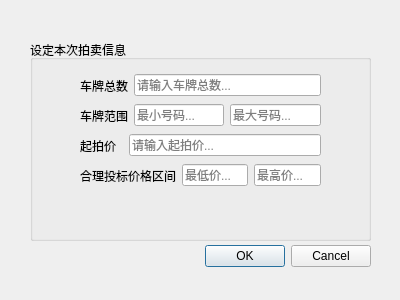
<?xml version="1.0" encoding="UTF-8"?>
<ui version="4.0">
 <class>openauctiondialog</class>
 <widget class="QDialog" name="openauctiondialog">
  <property name="geometry">
   <rect>
    <x>0</x>
    <y>0</y>
    <width>400</width>
    <height>300</height>
   </rect>
  </property>
  <property name="windowTitle">
   <string>Dialog</string>
  </property>
  <widget class="QDialogButtonBox" name="openbuttonbox">
   <property name="geometry">
    <rect>
     <x>30</x>
     <y>240</y>
     <width>341</width>
     <height>32</height>
    </rect>
   </property>
   <property name="orientation">
    <enum>Qt::Horizontal</enum>
   </property>
   <property name="standardButtons">
    <set>QDialogButtonBox::Cancel|QDialogButtonBox::Ok</set>
   </property>
  </widget>
  <widget class="QGroupBox" name="open_groupbox">
   <property name="geometry">
    <rect>
     <x>30</x>
     <y>40</y>
     <width>341</width>
     <height>201</height>
    </rect>
   </property>
   <property name="title">
    <string>设定本次拍卖信息</string>
   </property>
   <widget class="QWidget" name="horizontalLayoutWidget_3">
    <property name="geometry">
     <rect>
      <x>50</x>
      <y>30</y>
      <width>241</width>
      <height>31</height>
     </rect>
    </property>
    <layout class="QHBoxLayout" name="usernamehl">
     <item>
      <widget class="QLabel" name="num_label">
       <property name="styleSheet">
        <string notr="true">QPushButton{
background-color: rgb(179, 214, 230);
color: white;
border:2px solid #000000;
padding: 16px 32px;
text-align: center;
font-size: 16px;
margin:4px 2px;
border-radius: 12px;
hover{color: black};
hover{background-color: white};
hover{border: 2px solid #000000}
}</string>
       </property>
       <property name="text">
        <string>车牌总数</string>
       </property>
      </widget>
     </item>
     <item>
      <widget class="QLineEdit" name="num_text">
       <property name="toolTip">
        <string/>
       </property>
       <property name="whatsThis">
        <string>id</string>
       </property>
       <property name="inputMethodHints">
        <set>Qt::ImhDigitsOnly</set>
       </property>
       <property name="inputMask">
        <string comment="*"/>
       </property>
       <property name="text">
        <string extracomment="请输入用户id"/>
       </property>
       <property name="maxLength">
        <number>100000</number>
       </property>
       <property name="placeholderText">
        <string>请输入车牌总数...</string>
       </property>
      </widget>
     </item>
    </layout>
   </widget>
   <widget class="QWidget" name="horizontalLayoutWidget_2">
    <property name="geometry">
     <rect>
      <x>50</x>
      <y>60</y>
      <width>241</width>
      <height>31</height>
     </rect>
    </property>
    <layout class="QHBoxLayout" name="userkeyhl">
     <item>
      <widget class="QLabel" name="num_range_label">
       <property name="text">
        <string>车牌范围</string>
       </property>
      </widget>
     </item>
     <item>
      <widget class="QLineEdit" name="num_range_l_text">
       <property name="placeholderText">
        <string>最小号码...</string>
       </property>
      </widget>
     </item>
     <item>
      <widget class="QLineEdit" name="num_range_h_text">
       <property name="placeholderText">
        <string>最大号码...</string>
       </property>
      </widget>
     </item>
    </layout>
   </widget>
   <widget class="QWidget" name="horizontalLayoutWidget_4">
    <property name="geometry">
     <rect>
      <x>50</x>
      <y>90</y>
      <width>241</width>
      <height>31</height>
     </rect>
    </property>
    <layout class="QHBoxLayout" name="userkeyhl_2">
     <item>
      <widget class="QLabel" name="floor_price_label">
       <property name="text">
        <string>起拍价  </string>
       </property>
      </widget>
     </item>
     <item>
      <widget class="QLineEdit" name="floor_price_text">
       <property name="placeholderText">
        <string>请输入起拍价...</string>
       </property>
      </widget>
     </item>
    </layout>
   </widget>
   <widget class="QWidget" name="horizontalLayoutWidget_5">
    <property name="geometry">
     <rect>
      <x>50</x>
      <y>120</y>
      <width>241</width>
      <height>31</height>
     </rect>
    </property>
    <layout class="QHBoxLayout" name="userkeyhl_3">
     <item>
      <widget class="QLabel" name="reasonable_price_label">
       <property name="text">
        <string>合理投标价格区间</string>
       </property>
      </widget>
     </item>
     <item>
      <widget class="QLineEdit" name="price_low_text">
       <property name="placeholderText">
        <string>最低价...</string>
       </property>
      </widget>
     </item>
     <item>
      <widget class="QLineEdit" name="price_high_text">
       <property name="placeholderText">
        <string>最高价...</string>
       </property>
      </widget>
     </item>
    </layout>
   </widget>
  </widget>
 </widget>
 <resources/>
 <connections>
  <connection>
   <sender>openbuttonbox</sender>
   <signal>accepted()</signal>
   <receiver>openauctiondialog</receiver>
   <slot>accept()</slot>
   <hints>
    <hint type="sourcelabel">
     <x>248</x>
     <y>254</y>
    </hint>
    <hint type="destinationlabel">
     <x>157</x>
     <y>274</y>
    </hint>
   </hints>
  </connection>
  <connection>
   <sender>openbuttonbox</sender>
   <signal>rejected()</signal>
   <receiver>openauctiondialog</receiver>
   <slot>reject()</slot>
   <hints>
    <hint type="sourcelabel">
     <x>316</x>
     <y>260</y>
    </hint>
    <hint type="destinationlabel">
     <x>286</x>
     <y>274</y>
    </hint>
   </hints>
  </connection>
 </connections>
</ui>
